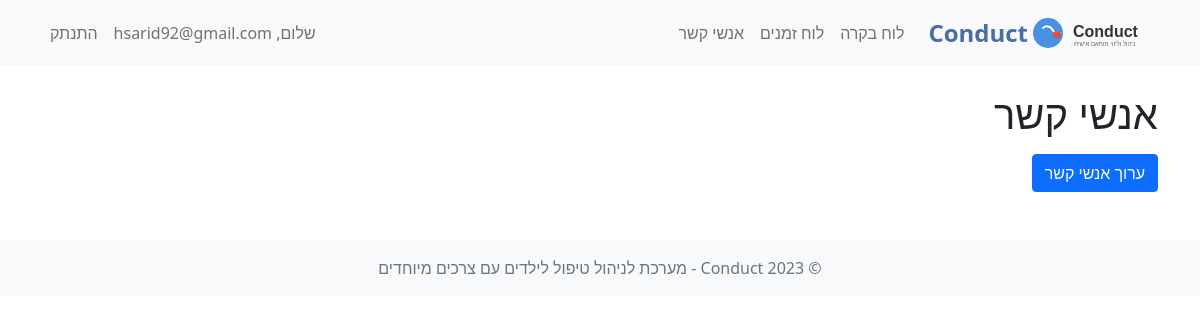
Before: /contacts_page (signed in) with the older database file.
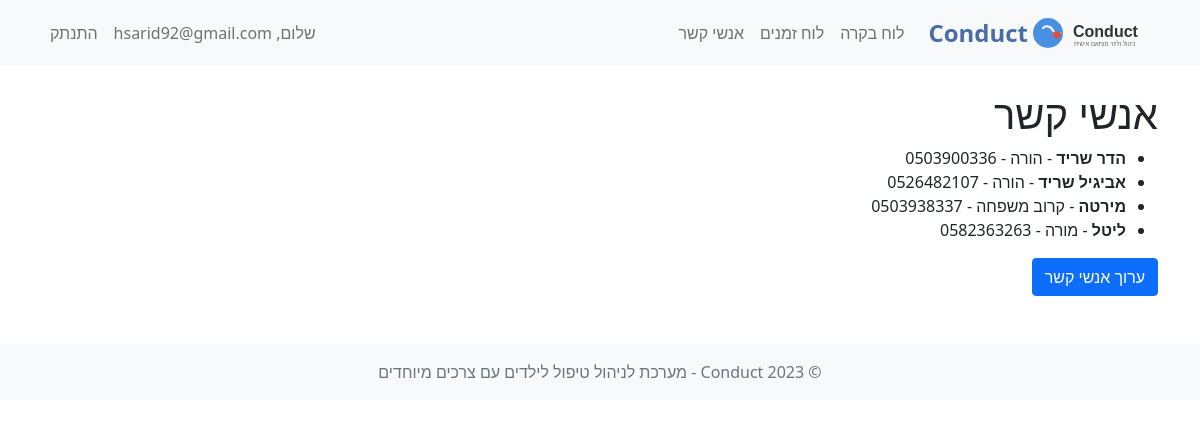
After: the same page with the newer database file.
### models.py (models this page shows)
class Contact(db.Model):
    id = db.Column(db.Integer, primary_key=True)
    user_id = db.Column(db.Integer, db.ForeignKey('user.id'), nullable=False)
    name = db.Column(db.String(150), nullable=False)  # Name of the contact
    relation = db.Column(db.String(50), nullable=False)  # e.g., Teacher, Parent, Therapist
    phone_number = db.Column(db.String(20), nullable=False)

### contact_routes.py (the view)
@contact_bp.route('/contacts_page')
@login_required
def contacts_page():
    contacts = Contact.query.filter_by(user_id=current_user.id).all()
    return render_template('contacts_page.html', title="אנשי קשר", contacts=contacts)

### APP.py (called while the page is built)
@login_manager.user_loader
def load_user(user_id):
    return User.query.get(int(user_id))

### templates/contacts_page.html (shortened to what this page needs)
<!DOCTYPE html>
<html lang="en">
<head>
</head>
<body>
    {% extends "base.html" %}
    {% block content %}
    <h1>אנשי קשר</h1>
    <ul>
        {% for contact in contacts %}
        <li>
            <strong>{{ contact.name }}</strong> - {{ contact.relation }} - {{ contact.phone_number }}
        </li>
        {% endfor %}
    </ul>
    <a href="{{ url_for('contacts') }}" class="btn btn-primary">ערוך אנשי קשר</a>
    {% endblock %}

Changed rows visible on the page:
added Contact: name "הדר שריד", relation "הורה", phone_number "0503900336"
added Contact: name "אביגיל שריד", relation "הורה", phone_number "0526482107"
added Contact: name "מירטה", relation "קרוב משפחה", phone_number "0503938337"
added Contact: name "ליטל", relation "מורה", phone_number "0582363263"
